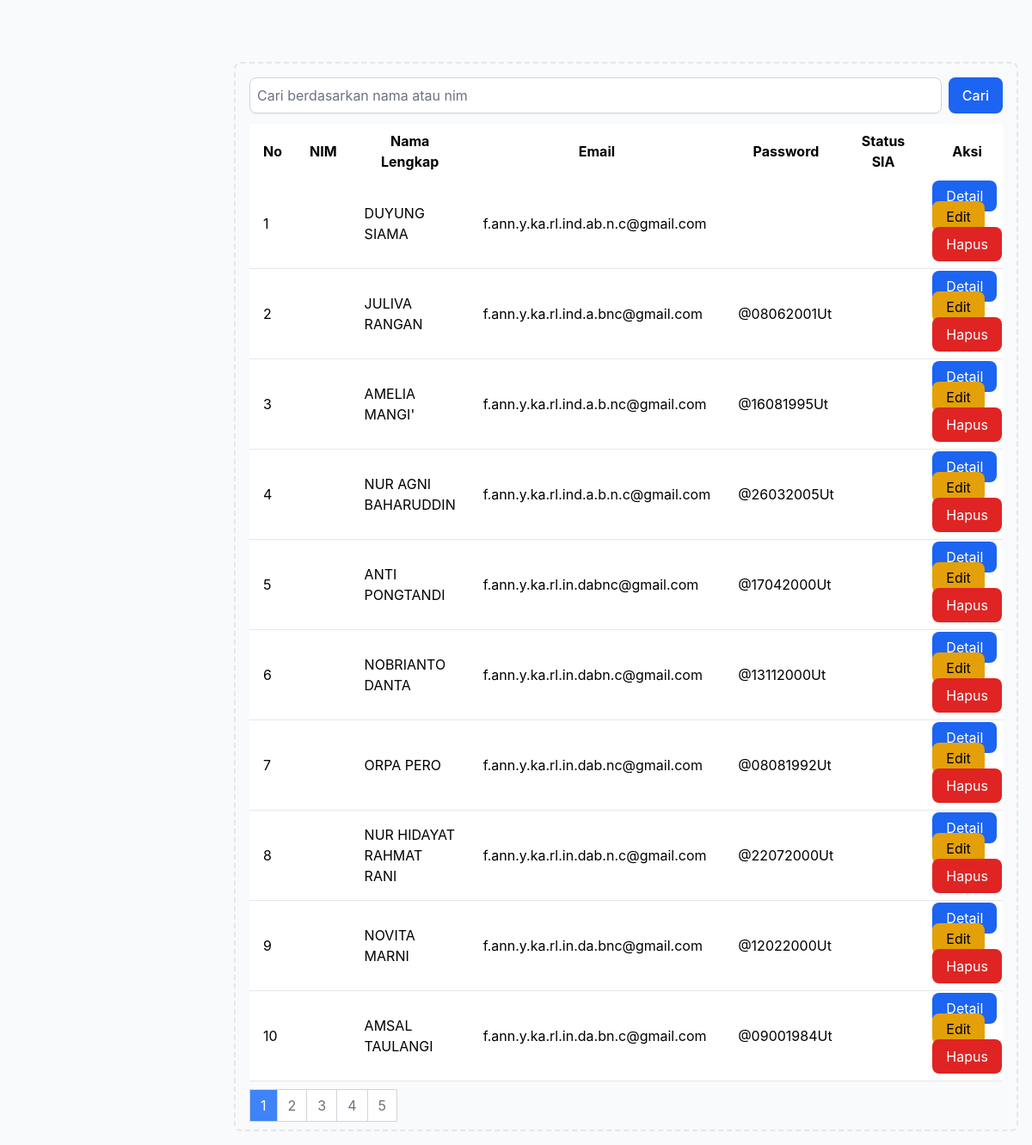
Before: /admin/mahasiswa/index.php (signed in) with the older database file.
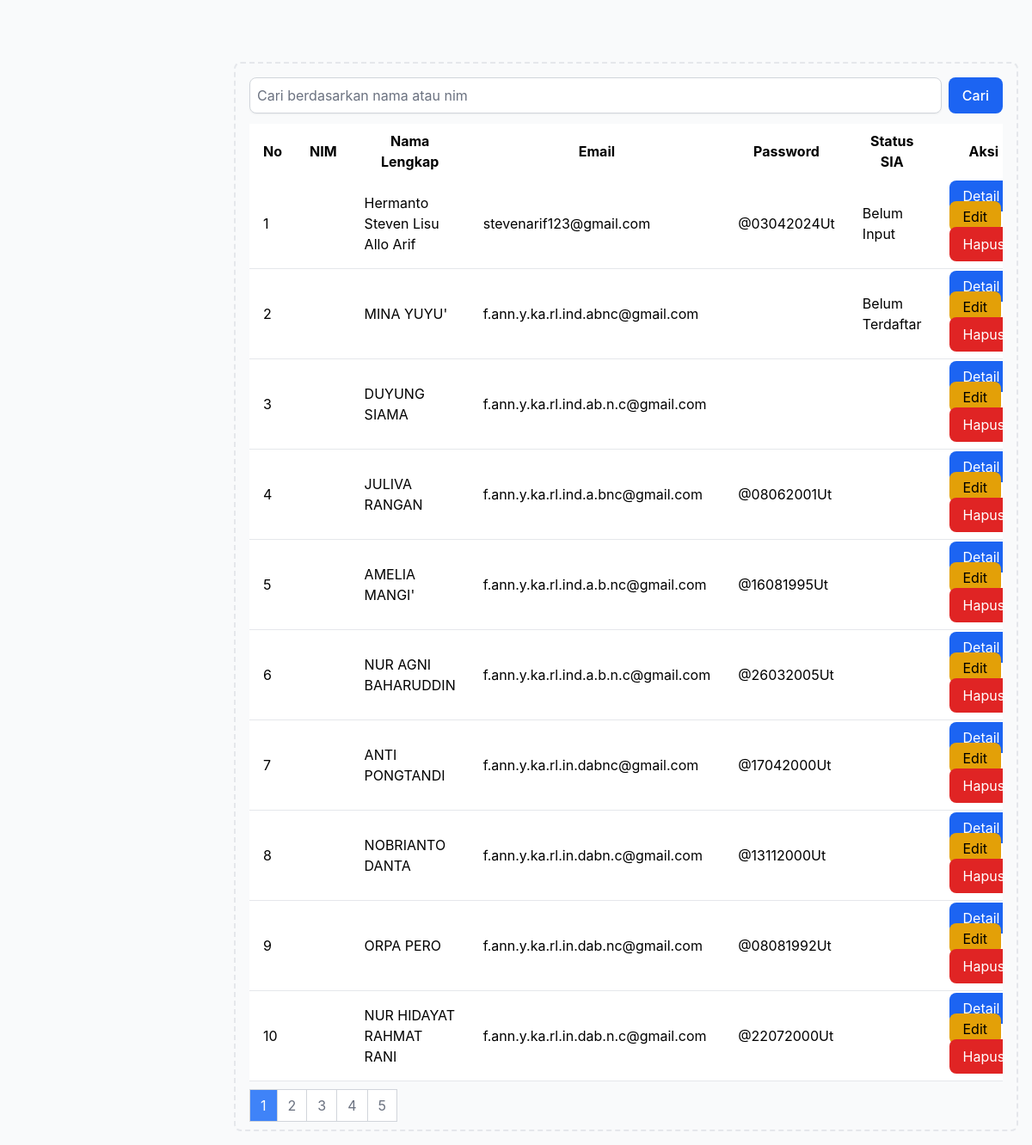
After: the same page with the newer database file.
### tables this page shows
CREATE TABLE `mahasiswa` (
  `No` int(11) NOT NULL AUTO_INCREMENT,
  `Nim` text NOT NULL,
  `JalurProgram` enum('RPL','Reguler') NOT NULL,
  `NamaLengkap` varchar(100) NOT NULL,
  `TempatLahir` varchar(50) DEFAULT NULL,
  `TanggalLahir` date DEFAULT NULL,
  `NamaIbuKandung` varchar(100) DEFAULT NULL,
  `NIK` varchar(16) DEFAULT NULL,
  `Jurusan` varchar(50) DEFAULT NULL,
  `NomorHP` varchar(15) DEFAULT NULL,
  `Email` varchar(255) DEFAULT NULL,
  `Password` varchar(20) NOT NULL,
  `Agama` varchar(20) NOT NULL,
  `JenisKelamin` varchar(20) NOT NULL,
  `StatusPerkawinan` varchar(20) NOT NULL,
  `NomorHPAlternatif` varchar(15) DEFAULT NULL,
  `NomorIjazah` varchar(20) DEFAULT NULL,
  `TahunIjazah` year(4) DEFAULT NULL,
  `NISN` varchar(10) DEFAULT NULL,
  `LayananPaketSemester` varchar(20) NOT NULL,
  `DiInputOleh` varchar(50) DEFAULT NULL,
  `DiInputPada` datetime DEFAULT current_timestamp(),
  `DiEditPada` datetime NOT NULL DEFAULT current_timestamp(),
  `STATUS_INPUT_SIA` varchar(50) NOT NULL,
  PRIMARY KEY (`No`),
  UNIQUE KEY `NIK` (`NIK`)
);

### admin/mahasiswa/index.php (the view, shortened to what this page needs)
<?php
require_once "../koneksi.php";
$keyword = "";
$mahasiswa = [];
$jumlah_data_per_halaman = isset($_GET['jumlah_data_per_halaman']) ? $_GET['jumlah_data_per_halaman'] : 10;
if ($jumlah_data_per_halaman == 'all') {
    $limit_sql = "";
} else {
    $halaman_saat_ini = isset($_GET['halaman']) ? $_GET['halaman'] : 1;
    $offset = ($halaman_saat_ini - 1) * (int)$jumlah_data_per_halaman;
    $limit_sql = "LIMIT $offset, $jumlah_data_per_halaman";
}
$query = "SELECT * FROM mahasiswa WHERE NamaLengkap LIKE '%$keyword%' OR Nim LIKE '%$keyword%' ORDER BY No DESC $limit_sql";
$result = mysqli_query($koneksi, $query);
while ($row = mysqli_fetch_assoc($result)) {
  $mahasiswa[] = $row;
}
$query_total = "SELECT COUNT(*) AS total FROM mahasiswa WHERE NamaLengkap LIKE '%$keyword%' OR Nim LIKE '%$keyword%'";
$result_total = mysqli_query($koneksi, $query_total);
$row_total = mysqli_fetch_assoc($result_total);
$total_data = $row_total['total'];
?>
<!DOCTYPE html>
<html lang="en">
<head>
    <link href="https://cdnjs.cloudflare.com/ajax/libs/flowbite/2.3.0/flowbite.min.css" rel="stylesheet">
</head>
<body class="bg-gray-50 dark:bg-gray-900">
    <div class="p-4 sm:ml-64">
        <div class="p-4 border-2 border-gray-200 border-dashed rounded-lg dark:border-gray-700 mt-14">
            <div id="content">
                <?php if (count($mahasiswa) > 0) { ?>
                    <form action="" method="POST" class="mb-3">
                        <div class="flex">
                            <input type="text" class="block w-full p-2 border border-gray-300 rounded-lg shadow-sm focus:ring-blue-500 focus:border-blue-500" placeholder="Cari berdasarkan nama atau nim" name="keyword">
                            <button type="submit" class="ml-2 px-4 py-2 bg-blue-600 text-white font-medium rounded-lg hover:bg-blue-700 focus:outline-none focus:ring-2 focus:ring-blue-500" name="search">Cari</button>
                        </div>
                    </form>
                    <div class="overflow-x-auto">
                        <table class="min-w-full bg-white dark:bg-gray-800">
                            <thead>
                                <tr>
                                    <th class="px-4 py-2">No</th>
                                    <th class="px-4 py-2">NIM</th>
                                    <th class="px-4 py-2">Nama Lengkap</th>
                                    <th class="px-4 py-2">Email</th>
                                    <th class="px-4 py-2">Password</th>
                                    <th class="px-4 py-2">Status SIA</th>
                                    <th class="px-4 py-2">Aksi</th>
                                </tr>
                            </thead>
                            <tbody>
                                <?php
                                $no = 1;
                                foreach ($mahasiswa as $mhs) {
                                    ?>
                                    <tr class="bg-white border-b dark:bg-gray-800 dark:border-gray-700">
                                        <td class="px-4 py-2"><?php echo $no++; ?></td>
                                        <td class="px-4 py-2"><?php echo $mhs['Nim']; ?></td>
                                        <td class="px-4 py-2"><?php echo $mhs['NamaLengkap']; ?></td>
                                        <td class="px-4 py-2"><?php echo $mhs['Email']; ?></td>
                                        <td class="px-4 py-2"><?php echo $mhs['Password']; ?></td>
                                        <td class="px-4 py-2"><?php echo $mhs['STATUS_INPUT_SIA']; ?></td>
                                        <td class="px-4 py-2">
                                            <a href="lihat_data_mahasiswa.php?No=<?php echo $mhs['No']; ?>" class="px-4 py-2 bg-blue-600 text-white rounded-lg hover:bg-blue-700">Detail</a>
                                            <a href="edit_data.php?No=<?php echo $mhs['No']; ?>" class="px-4 py-2 bg-yellow-400 text-black rounded-lg hover:bg-yellow-500">Edit</a>
                                            <button type="button" class="px-4 py-2 bg-red-600 text-white rounded-lg hover:bg-red-700" data-modal-toggle="exampleModal">Hapus</button>
                                        </td>
                                    </tr>
                                    <?php
                                }
                                ?>
                            </tbody>
                        </table>
                    </div>
                    <nav aria-label="Page navigation example" class="mt-4">
                        <ul class="inline-flex -space-x-px">
                            <?php
                            $jumlah_halaman = ceil($total_data / $jumlah_data_per_halaman);
                            for ($i = 1; $i <= $jumlah_halaman; $i++) {
                                if ($i == $halaman_saat_ini) {
                                    $active = "bg-blue-500 text-white";
                                } else {
                                    $active = "bg-white text-gray-500 hover:bg-gray-100 hover:text-gray-700";
                                }
                                ?>
                                <li>
                                    <a href="mahasiswa.php?halaman=<?php echo $i; ?>&jumlah_data_per_halaman=<?php echo $jumlah_data_per_halaman; ?>" class="px-3 py-2 leading-tight <?php echo $active; ?> border border-gray-300">
                                        <?php echo $i; ?>
                                    </a>
                                </li>
                                <?php
                            }
                            ?>
                        </ul>
                    </nav>
                <?php
                } else {
                    ?>
                    <div class="alert alert-warning" role="alert">
                        Data tidak ditemukan
                    </div>
                <?php
                }
                ?>
            </div>
        </div>
    </div>
</body>
</html>

Changed rows visible on the page:
no longer on this page (row unchanged): mahasiswa: NamaLengkap "NOVITA MARNI", Email "f.ann.y.ka.rl.in.da.bnc@gmail.com", Password "@12022000Ut"
no longer on this page (row unchanged): mahasiswa: NamaLengkap "AMSAL TAULANGI", Email "f.ann.y.ka.rl.in.da.bn.c@gmail.com", Password "@09001984Ut"
added mahasiswa: NamaLengkap "Hermanto Steven Lisu Allo Arif", Email "stevenarif123@gmail.com", Password "@03042024Ut", STATUS_INPUT_SIA "Belum Input"
added mahasiswa: NamaLengkap "MINA YUYU'", Email "f.ann.y.ka.rl.ind.abnc@gmail.com", STATUS_INPUT_SIA "Belum Terdaftar"
